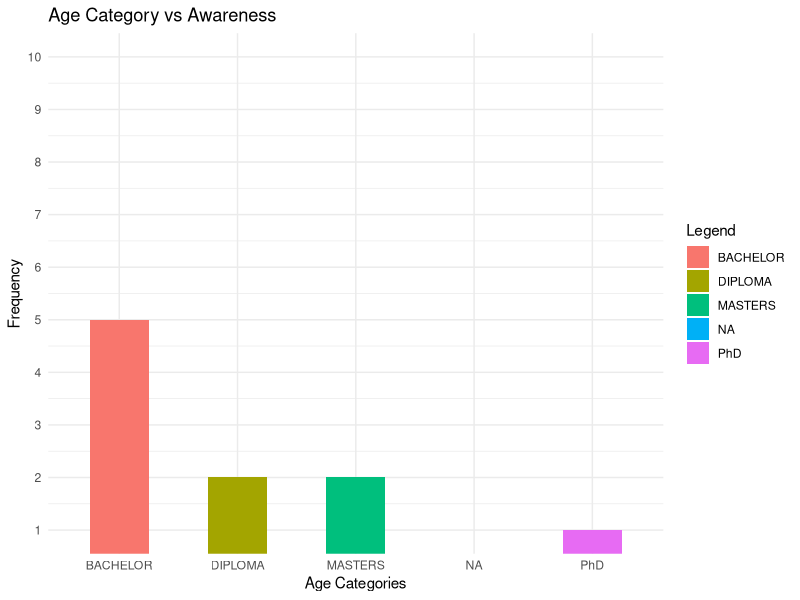

Recreate this plot in R.
library(readxl)
library(ggplot2)

age_group<-as.data.frame(read_excel("Demographic_and_BI_adoption.xlsx", sheet = "Demography_information", range = "D2:D13",col_names = FALSE,col_types = "text"))

bi_doption<-as.data.frame(read_excel("Demographic_and_BI_adoption.xlsx", sheet = "Business_intelligence_adoption", range = "G2:G13",col_names = FALSE,col_types = "text"))

occurance<-table(age_group[,1],bi_doption[,1])

q<-as.data.frame.matrix(occurance)
age_row_names <-as.data.frame(row.names.data.frame(q))
nFrame<-data.frame(
  qln = age_row_names,
  no = q[,1],
  yes = q[,2]
)
colnames(nFrame)<-c("qln","no","yes")

#tiff("age_vs_awareness_barChat.tiff", units="in", width=5, height=5, res=300)
ggplot(nFrame, aes(x=qln,y = yes,fill=qln)) + 
  geom_col(width = 0.5)+
  scale_y_continuous(breaks = seq(1,10,by=1))+
  coord_cartesian(ylim = c(1,10))+
  labs(
    title = "Age Category vs Awareness",
    x="Age Categories",
    y="Frequency",
    fill ="Legend"
  )+theme_minimal()
#dev.off()
